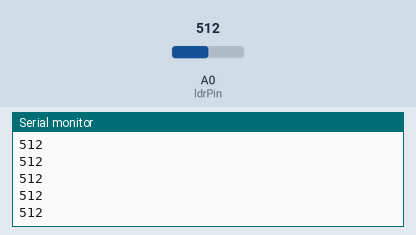
A sketch run on a simulated Arduino Uno, built with avr-gcc and run on an emulated ATmega328P. Shown: the last lines printed to the serial monitor. The inputs (shaded band) are chosen by the test bench; at power-on: A0 (ldrPin) = 512.

Above: at 1.2 s.
1.3 s: A0 (ldrPin) set to 716
At 1.31 s:
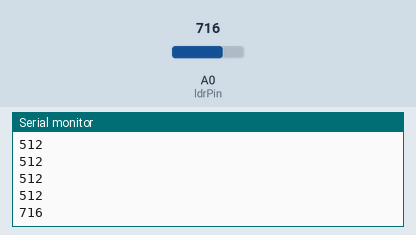
2.8 s: A0 (ldrPin) set to 900
At 2.81 s:
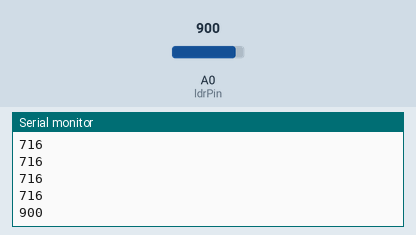
Timing chart, 0 to 5.8 s (numbered marks = the images above; inputs shaded):
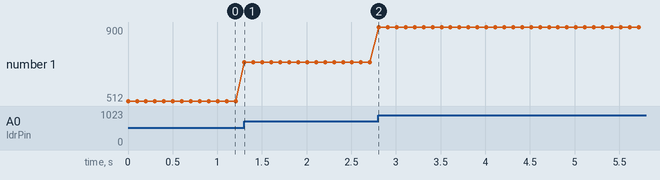

The sketch:

photocell-read.ino
```cpp
// Fotocell — analogRead + Serial.println — Arduino-kursen, Träff 4
// Skriver ljusvärdet 0..1023 till Serial Monitor 10 gånger per sekund.
// Hårdvara: +5V → fotocell → A0 → 1 kΩ → GND  (spänningsdelare).

const int ldrPin = A0;

void setup() {
  Serial.begin(9600);
  // analoga pins är INPUT som default
}

void loop() {
  int ljus = analogRead(ldrPin);
  Serial.println(ljus);
  delay(100);
}
```

Measured:
- after the input at 1.3 s, the serial monitor: prints a new line at once (image 1)
- after the input at 2.8 s, the serial monitor: prints a new line at once (image 2)
- plotted number 1: 512 → 716 after the input at 1.3 s, 716 → 900 after the input at 2.8 s
